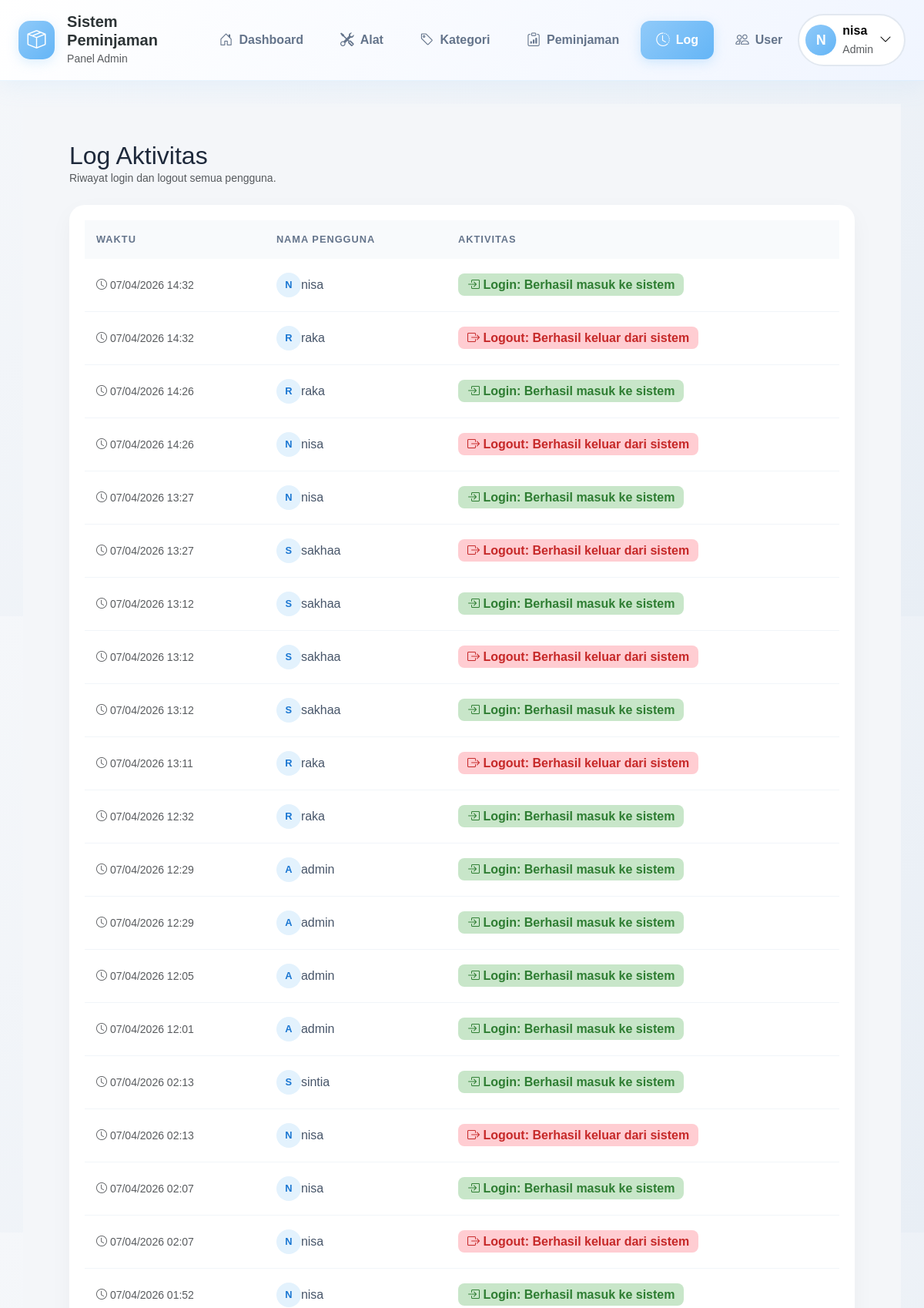
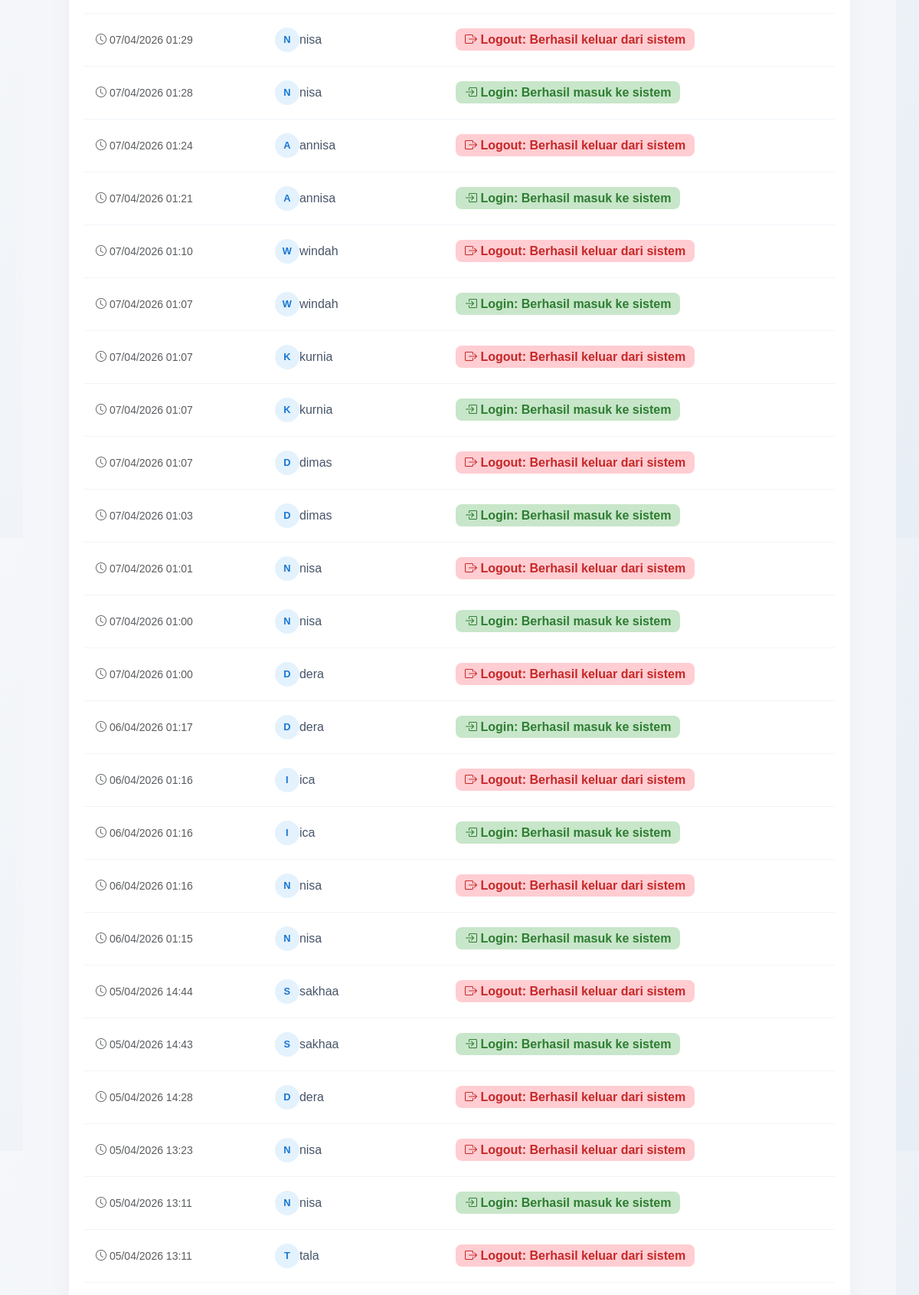
Page /index.php?page=log (signed in, upper part) on the committed database (2 pictures, top to bottom).
### tables this page shows
CREATE TABLE `log_aktivitas` (
  `id_log` int(11) NOT NULL,
  `id_user` int(11) NOT NULL,
  `nama_user` varchar(25) NOT NULL,
  `aktivitas` text NOT NULL,
  `waktu` timestamp NOT NULL DEFAULT current_timestamp() ON UPDATE current_timestamp()
);

### view/admin/aktivitas.php (the view)
<div class="container-fluid p-4">
    <div class="mb-4">
        <h2 class="font-weight-bold mb-0" style="color: #1e293b;">Log Aktivitas</h2>
        <p class="text-muted small mb-0">Riwayat login dan logout semua pengguna.</p>
    </div>
    <div class="main-table-card shadow-sm">
        <div class="table-responsive">
            <table class="table table-aesthetic mb-0">
                <thead>
                    <tr>
                        <th class="pl-3">Waktu</th>
                        <th>Nama Pengguna</th>
                        <th>Aktivitas</th>
                    </tr>
                </thead>
                <tbody>
                    <?php if (!empty($logs)): ?>
                        <?php foreach ($logs as $l): ?>
                        <tr>
                            <td class="pl-3">
                                <small class="text-muted">
                                    <i class="bi bi-clock mr-1"></i>
                                    <?= date('d/m/Y H:i', strtotime($l['waktu'])) ?>
                                </small>
                            </td>
                            <td>
                                <div class="d-flex align-items-center">
                                    <div class="avatar-soft mr-2"><?= strtoupper(substr($l['nama_user'], 0, 1)) ?></div>
                                    <span class="font-weight-bold"><?= htmlspecialchars($l['nama_user']) ?></span>
                                </div>
                            </td>
                            <td>
                                <?php $isLogin = strpos($l['aktivitas'], 'Login') !== false; ?>
                                <span class="<?= $isLogin ? 'badge-soft-success' : 'badge-soft-danger' ?>">
                                    <i class="bi bi-<?= $isLogin ? 'box-arrow-in-right' : 'box-arrow-right' ?> mr-1"></i>
                                    <?= htmlspecialchars($l['aktivitas']) ?>
                                </span>
                            </td>
                        </tr>
                        <?php endforeach; ?>
                    <?php else: ?>
                        <tr>
                            <td colspan="3" class="text-center p-4 text-muted">Belum ada riwayat aktivitas.</td>
                        </tr>
                    <?php endif; ?>
                </tbody>
            </table>
        </div>
    </div>
</div>

### assets/CSS/style.css (style rules this page uses)
:root { --primary: #90caf9; --primary-soft: #e3f2fd; --success: #81c784; --warning: #ffb74d; --danger: #e57373; --dark: #1e272e; --bg-light: #f8f9fc; --radius-custom: 20px; }
body { background-color: var(--bg-light); font-family: 'Nunito', sans-serif; color: #2d3436; }
.main-table-card { background: #ffffff !important; border-radius: 20px !important; border: none !important; box-shadow: 0 10px 30px rgba(0, 0, 0, 0.04) !important; padding: 20px; margin-top: 20px; }
.table-aesthetic thead th { background-color: #f8fafc !important; color: #64748b !important; font-size: 0.8rem; text-transform: uppercase; letter-spacing: 1px; padding: 15px !important; border: none !important; }
.table-aesthetic tbody td { padding: 18px 15px !important; vertical-align: middle !important; border-bottom: 1px solid #f1f5f9 !important; color: #475569; }
.badge-soft-success { background: #c8e6c9 !important; color: #2e7d32 !important; padding: 6px 12px; border-radius: 8px; font-weight: 700; }
.badge-soft-danger { background: #ffcdd2 !important; color: #c62828 !important; padding: 6px 12px; border-radius: 8px; font-weight: 700; }
.avatar-soft { width: 32px; height: 32px; background: #e3f2fd; color: #1976d2; border-radius: 50%; display: flex; align-items: center; justify-content: center; font-size: 0.8rem; font-weight: bold; }

### rows in the picture
log_aktivitas: waktu "07/04/2026 14:32", nama_user "N", nama_user "nisa", aktivitas "Login: Berhasil masuk ke sistem"
log_aktivitas: waktu "07/04/2026 14:32", nama_user "R", nama_user "raka", aktivitas "Logout: Berhasil keluar dari sistem"
log_aktivitas: waktu "07/04/2026 14:26", nama_user "R", nama_user "raka", aktivitas "Login: Berhasil masuk ke sistem"
log_aktivitas: waktu "07/04/2026 14:26", nama_user "N", nama_user "nisa", aktivitas "Logout: Berhasil keluar dari sistem"
log_aktivitas: waktu "07/04/2026 13:27", nama_user "N", nama_user "nisa", aktivitas "Login: Berhasil masuk ke sistem"
log_aktivitas: waktu "07/04/2026 13:27", nama_user "S", nama_user "sakhaa", aktivitas "Logout: Berhasil keluar dari sistem"
log_aktivitas: waktu "07/04/2026 13:12", nama_user "S", nama_user "sakhaa", aktivitas "Login: Berhasil masuk ke sistem"
log_aktivitas: waktu "07/04/2026 13:12", nama_user "S", nama_user "sakhaa", aktivitas "Logout: Berhasil keluar dari sistem"
log_aktivitas: waktu "07/04/2026 13:12", nama_user "S", nama_user "sakhaa", aktivitas "Login: Berhasil masuk ke sistem"
log_aktivitas: waktu "07/04/2026 13:11", nama_user "R", nama_user "raka", aktivitas "Logout: Berhasil keluar dari sistem"
log_aktivitas: waktu "07/04/2026 12:32", nama_user "R", nama_user "raka", aktivitas "Login: Berhasil masuk ke sistem"
log_aktivitas: waktu "07/04/2026 12:29", nama_user "A", nama_user "admin", aktivitas "Login: Berhasil masuk ke sistem"
log_aktivitas: waktu "07/04/2026 12:29", nama_user "A", nama_user "admin", aktivitas "Login: Berhasil masuk ke sistem"
log_aktivitas: waktu "07/04/2026 12:05", nama_user "A", nama_user "admin", aktivitas "Login: Berhasil masuk ke sistem"
log_aktivitas: waktu "07/04/2026 12:01", nama_user "A", nama_user "admin", aktivitas "Login: Berhasil masuk ke sistem"
log_aktivitas: waktu "07/04/2026 02:13", nama_user "S", nama_user "sintia", aktivitas "Login: Berhasil masuk ke sistem"
log_aktivitas: waktu "07/04/2026 02:13", nama_user "N", nama_user "nisa", aktivitas "Logout: Berhasil keluar dari sistem"
log_aktivitas: waktu "07/04/2026 02:07", nama_user "N", nama_user "nisa", aktivitas "Login: Berhasil masuk ke sistem"
log_aktivitas: waktu "07/04/2026 02:07", nama_user "N", nama_user "nisa", aktivitas "Logout: Berhasil keluar dari sistem"
log_aktivitas: waktu "07/04/2026 01:52", nama_user "N", nama_user "nisa", aktivitas "Login: Berhasil masuk ke sistem"
log_aktivitas: waktu "07/04/2026 01:29", nama_user "N", nama_user "nisa", aktivitas "Logout: Berhasil keluar dari sistem"
log_aktivitas: waktu "07/04/2026 01:28", nama_user "N", nama_user "nisa", aktivitas "Login: Berhasil masuk ke sistem"
log_aktivitas: waktu "07/04/2026 01:24", nama_user "A", nama_user "annisa", aktivitas "Logout: Berhasil keluar dari sistem"
log_aktivitas: waktu "07/04/2026 01:21", nama_user "A", nama_user "annisa", aktivitas "Login: Berhasil masuk ke sistem"
log_aktivitas: waktu "07/04/2026 01:10", nama_user "W", nama_user "windah", aktivitas "Logout: Berhasil keluar dari sistem"
log_aktivitas: waktu "07/04/2026 01:07", nama_user "W", nama_user "windah", aktivitas "Login: Berhasil masuk ke sistem"
log_aktivitas: waktu "07/04/2026 01:07", nama_user "K", nama_user "kurnia", aktivitas "Logout: Berhasil keluar dari sistem"
log_aktivitas: waktu "07/04/2026 01:07", nama_user "K", nama_user "kurnia", aktivitas "Login: Berhasil masuk ke sistem"
log_aktivitas: waktu "07/04/2026 01:07", nama_user "D", nama_user "dimas", aktivitas "Logout: Berhasil keluar dari sistem"
log_aktivitas: waktu "07/04/2026 01:03", nama_user "D", nama_user "dimas", aktivitas "Login: Berhasil masuk ke sistem"
log_aktivitas: waktu "07/04/2026 01:01", nama_user "N", nama_user "nisa", aktivitas "Logout: Berhasil keluar dari sistem"
log_aktivitas: waktu "07/04/2026 01:00", nama_user "N", nama_user "nisa", aktivitas "Login: Berhasil masuk ke sistem"
log_aktivitas: waktu "07/04/2026 01:00", nama_user "D", nama_user "dera", aktivitas "Logout: Berhasil keluar dari sistem"
log_aktivitas: waktu "06/04/2026 01:17", nama_user "D", nama_user "dera", aktivitas "Login: Berhasil masuk ke sistem"
log_aktivitas: waktu "06/04/2026 01:16", nama_user "I", nama_user "ica", aktivitas "Logout: Berhasil keluar dari sistem"
log_aktivitas: waktu "06/04/2026 01:16", nama_user "I", nama_user "ica", aktivitas "Login: Berhasil masuk ke sistem"
log_aktivitas: waktu "06/04/2026 01:16", nama_user "N", nama_user "nisa", aktivitas "Logout: Berhasil keluar dari sistem"
log_aktivitas: waktu "06/04/2026 01:15", nama_user "N", nama_user "nisa", aktivitas "Login: Berhasil masuk ke sistem"
log_aktivitas: waktu "05/04/2026 14:44", nama_user "S", nama_user "sakhaa", aktivitas "Logout: Berhasil keluar dari sistem"
log_aktivitas: waktu "05/04/2026 14:43", nama_user "S", nama_user "sakhaa", aktivitas "Login: Berhasil masuk ke sistem"
log_aktivitas: waktu "05/04/2026 14:28", nama_user "D", nama_user "dera", aktivitas "Logout: Berhasil keluar dari sistem"
log_aktivitas: waktu "05/04/2026 13:23", nama_user "N", nama_user "nisa", aktivitas "Logout: Berhasil keluar dari sistem"
log_aktivitas: waktu "05/04/2026 13:11", nama_user "N", nama_user "nisa", aktivitas "Login: Berhasil masuk ke sistem"
log_aktivitas: waktu "05/04/2026 13:11", nama_user "T", nama_user "tala", aktivitas "Logout: Berhasil keluar dari sistem"

### other values in the picture
$_SESSION['role'] "Admin"
substr($_SESSION['nama'], 0, 1) "N"
$_SESSION['nama'] "nisa"
